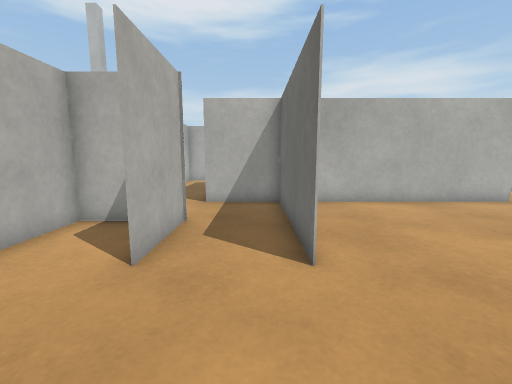
[1] (above)

18 first-person views from a walk through a Webots world. The camera is 0.45 m above the floor, tilts 8° down and sees 90° across. The floor is counted in squares, 0.25 m on a side. Each view is taken from the middle of a square. On the plan, view 1 faces up. The plan holds only what a view shows up to about 15 squares ahead; the rest is blank. The place goes on beyond the plan. The robots in the file are not drawn. Webots' stock objects and surfaces are drawn as simple stand-ins.

[2]
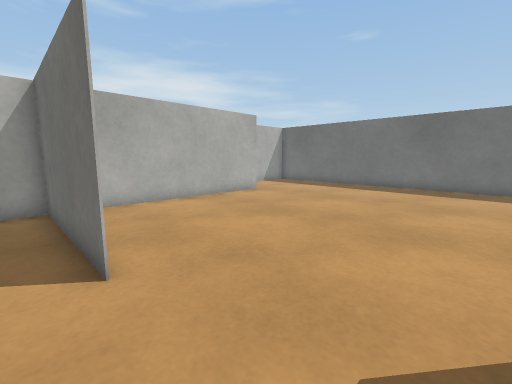

[3]
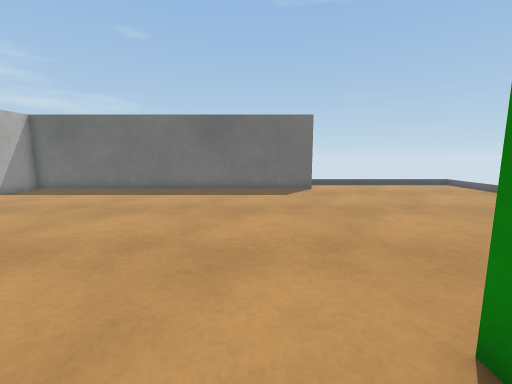

[4]
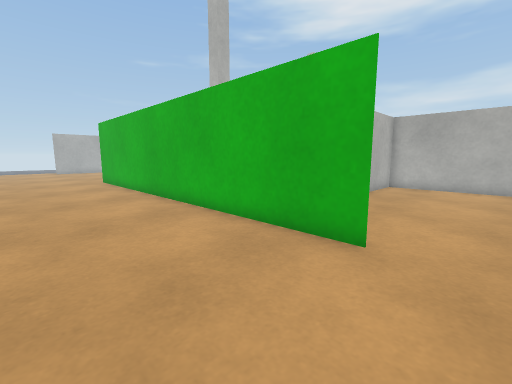

[5]
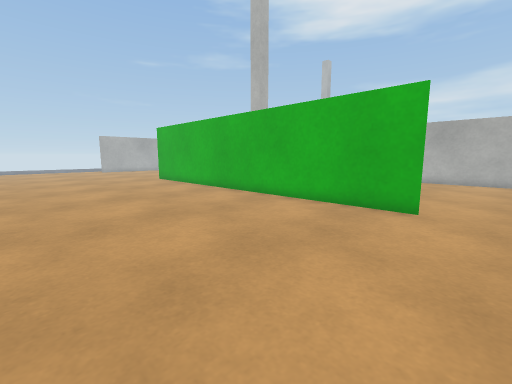

[6]
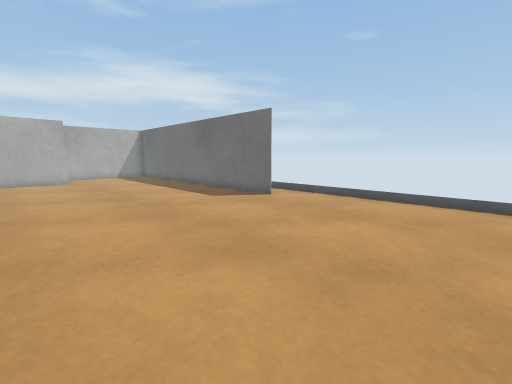

[7]
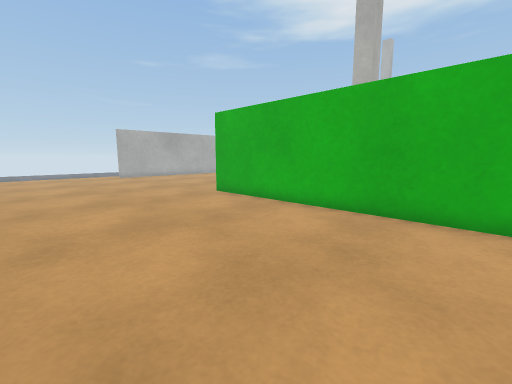

[8]
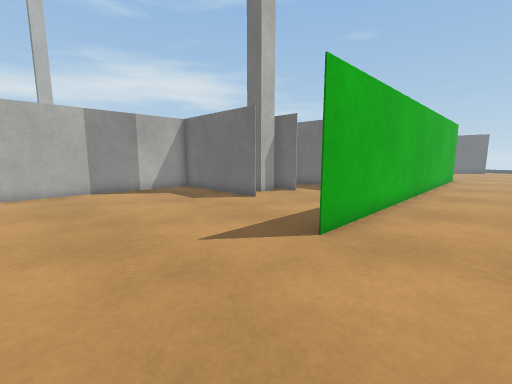

[9]
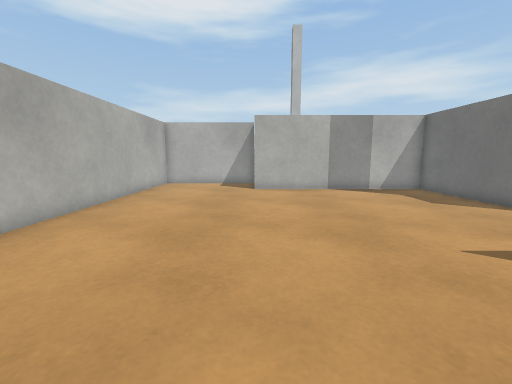

[10]
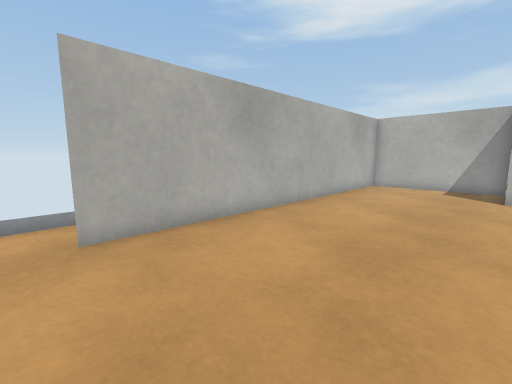

[11]
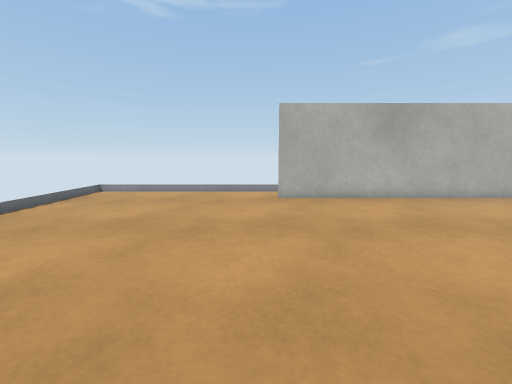

[12]
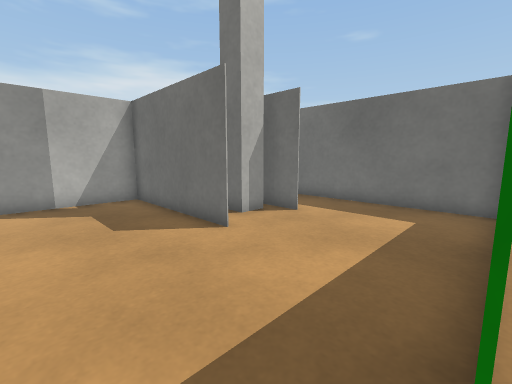

[13]
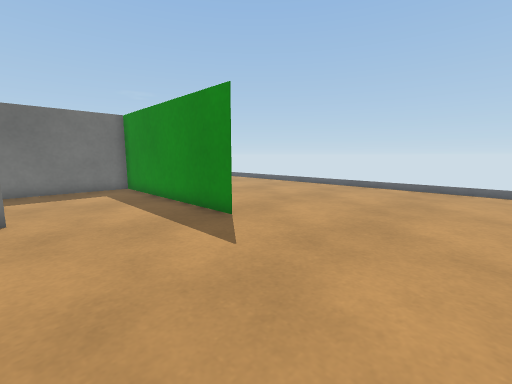

[14]
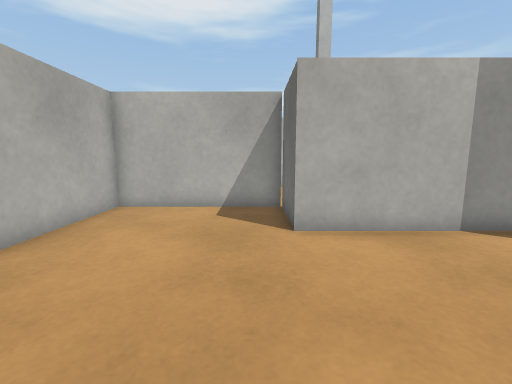

[15]
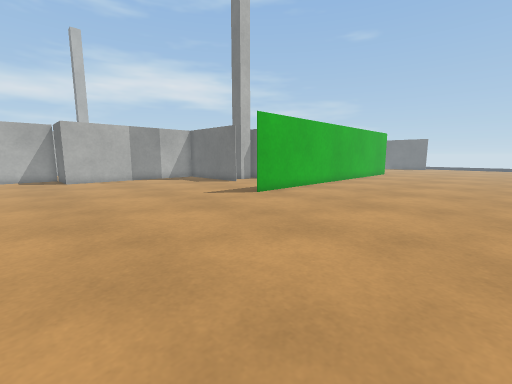

[16]
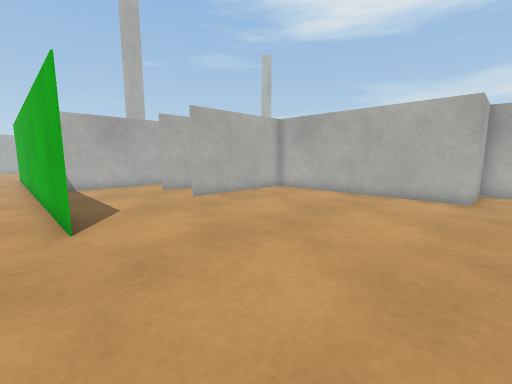

[17]
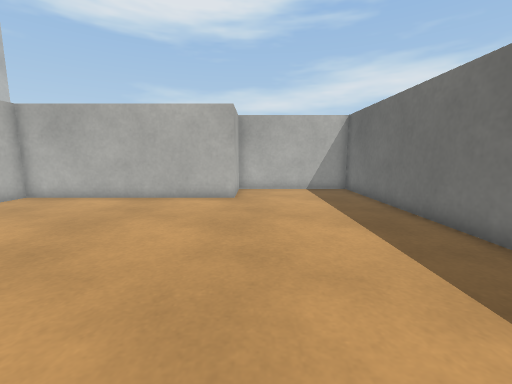

[18]
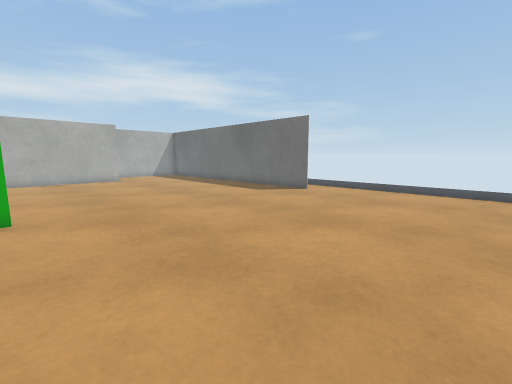

### Floor plan
Ten units are one square. View 1 is at (0, 0); x grows to the right and y downward. Boxes are objects, and circles mark ways between rooms. Rooms are numbered by the first view taken in them; rooms with no view inside come last. Other rooms are left out.
<svg viewBox="-264 -135 428 161">
<path fill="none" stroke="#000" d="M9 -40 9 -101M-20 -71 -20 -40M10 -100 -20 -100M-80 -40 -80 -56M-85 -50 -96 -50M-110 -40 -110 -100 -201 -100 -201 -130 -259 -130 -259 21M41 10 -140 10 -50 10 -50 -63M10 -101 10 -40M159 21 159 -130 101 -130 101 -100 10 -100M-19 -70 -49 -70 -49 -3"/>
<circle cx="10" cy="-20" r="3" fill="#2a7"/>
<circle cx="-20" cy="-20" r="3" fill="#2a7"/>
<text x="-10" y="-40">1</text>
<text x="-50" y="20">2</text>
<text x="-40" y="-30">3</text>
</svg>
Room 1 opens to room 2. Room 1 opens to room 3.

Where each view was taken, in squares from view 1:
view 1: 0 up, 0 right, facing up
view 2: 0 up, 0 right, facing up-right
view 3: 1 up, 2 right, facing right
view 4: 6 down, 6 right, facing up-left
view 5: 10 down, 6 right, facing up-left
view 6: 10 down, 7 right, facing up-right
view 7: 9 down, 3 left, facing up-left
view 8: 4 down, 19 left, facing up-right
view 9: 4 down, 20 left, facing up
view 10: 3 down, 20 left, facing up-left
view 11: 3 down, 15 left, facing left
view 12: 1 down, 15 left, facing up-right
view 13: 4 up, 20 left, facing down-right
view 14: 4 up, 21 left, facing up
view 15: 10 down, 23 left, facing up-right
view 16: 2 down, 11 right, facing up-left
view 17: 1 down, 11 right, facing up
view 18: 10 down, 4 right, facing up-right
